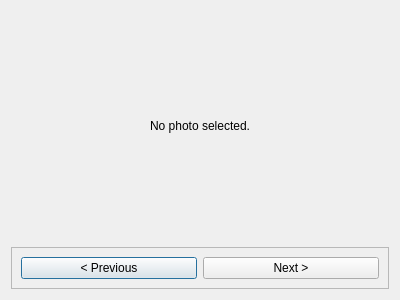
<?xml version="1.0" encoding="UTF-8"?>
<ui version="4.0">
 <class>DialogViewPhoto</class>
 <widget class="QDialog" name="DialogViewPhoto">
  <property name="geometry">
   <rect>
    <x>0</x>
    <y>0</y>
    <width>400</width>
    <height>300</height>
   </rect>
  </property>
  <property name="windowTitle">
   <string>View Photo</string>
  </property>
  <layout class="QGridLayout" name="gridLayout">
   <item row="0" column="0">
    <widget class="QLabel" name="labelPhoto">
     <property name="text">
      <string>No photo selected.</string>
     </property>
     <property name="alignment">
      <set>Qt::AlignCenter</set>
     </property>
    </widget>
   </item>
   <item row="1" column="0">
    <widget class="QFrame" name="frameNavigation">
     <property name="sizePolicy">
      <sizepolicy hsizetype="Preferred" vsizetype="Maximum">
       <horstretch>0</horstretch>
       <verstretch>0</verstretch>
      </sizepolicy>
     </property>
     <property name="frameShape">
      <enum>QFrame::StyledPanel</enum>
     </property>
     <property name="frameShadow">
      <enum>QFrame::Raised</enum>
     </property>
     <layout class="QHBoxLayout" name="horizontalLayout">
      <item>
       <widget class="QPushButton" name="pushButtonPrevious">
        <property name="text">
         <string>&lt; Previous</string>
        </property>
       </widget>
      </item>
      <item>
       <widget class="QPushButton" name="pushButtonNext">
        <property name="text">
         <string>Next &gt;</string>
        </property>
       </widget>
      </item>
     </layout>
    </widget>
   </item>
  </layout>
 </widget>
 <resources/>
 <connections/>
</ui>
